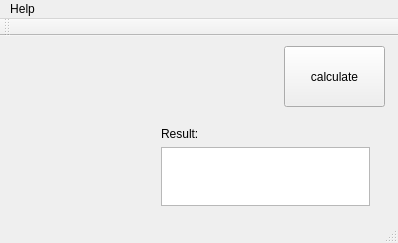
<?xml version="1.0" encoding="UTF-8"?>
<ui version="4.0">
 <class>QTCalculatorClass</class>
 <widget class="QMainWindow" name="QTCalculatorClass">
  <property name="geometry">
   <rect>
    <x>0</x>
    <y>0</y>
    <width>398</width>
    <height>243</height>
   </rect>
  </property>
  <property name="windowTitle">
   <string>Option Pricer</string>
  </property>
  <property name="windowIcon">
   <iconset>
    <normaloff>icon.png</normaloff>icon.png</iconset>
  </property>
  <widget class="QWidget" name="centralWidget">
   <widget class="QPushButton" name="calculate_button">
    <property name="geometry">
     <rect>
      <x>284</x>
      <y>10</y>
      <width>101</width>
      <height>61</height>
     </rect>
    </property>
    <property name="text">
     <string>calculate</string>
    </property>
   </widget>
   <widget class="QWidget" name="layoutWidget">
    <property name="geometry">
     <rect>
      <x>20</x>
      <y>40</y>
      <width>119</width>
      <height>22</height>
     </rect>
    </property>
    <layout class="QHBoxLayout" name="horizontalLayout_2">
     <item>
      <widget class="QLabel" name="label_2">
       <property name="text">
        <string>K:</string>
       </property>
      </widget>
     </item>
     <item>
      <spacer name="horizontalSpacer_2">
       <property name="orientation">
        <enum>Qt::Horizontal</enum>
       </property>
       <property name="sizeHint" stdset="0">
        <size>
         <width>40</width>
         <height>20</height>
        </size>
       </property>
      </spacer>
     </item>
     <item>
      <widget class="QDoubleSpinBox" name="doubleSpinBox_K">
       <property name="maximum">
        <double>1000.000000000000000</double>
       </property>
       <property name="value">
        <double>40.000000000000000</double>
       </property>
      </widget>
     </item>
    </layout>
   </widget>
   <widget class="QWidget" name="layoutWidget_2">
    <property name="geometry">
     <rect>
      <x>20</x>
      <y>70</y>
      <width>119</width>
      <height>22</height>
     </rect>
    </property>
    <layout class="QHBoxLayout" name="horizontalLayout_3">
     <item>
      <widget class="QLabel" name="label_3">
       <property name="text">
        <string>T:</string>
       </property>
      </widget>
     </item>
     <item>
      <spacer name="horizontalSpacer_3">
       <property name="orientation">
        <enum>Qt::Horizontal</enum>
       </property>
       <property name="sizeHint" stdset="0">
        <size>
         <width>40</width>
         <height>20</height>
        </size>
       </property>
      </spacer>
     </item>
     <item>
      <widget class="QDoubleSpinBox" name="doubleSpinBox_T">
       <property name="maximum">
        <double>1000.000000000000000</double>
       </property>
       <property name="value">
        <double>0.750000000000000</double>
       </property>
      </widget>
     </item>
    </layout>
   </widget>
   <widget class="QWidget" name="layoutWidget_3">
    <property name="geometry">
     <rect>
      <x>20</x>
      <y>100</y>
      <width>119</width>
      <height>22</height>
     </rect>
    </property>
    <layout class="QHBoxLayout" name="horizontalLayout_4">
     <item>
      <widget class="QLabel" name="label_4">
       <property name="text">
        <string>sigma:</string>
       </property>
      </widget>
     </item>
     <item>
      <spacer name="horizontalSpacer_4">
       <property name="orientation">
        <enum>Qt::Horizontal</enum>
       </property>
       <property name="sizeHint" stdset="0">
        <size>
         <width>40</width>
         <height>20</height>
        </size>
       </property>
      </spacer>
     </item>
     <item>
      <widget class="QDoubleSpinBox" name="doubleSpinBox_sigma">
       <property name="maximum">
        <double>1000.000000000000000</double>
       </property>
       <property name="value">
        <double>0.350000000000000</double>
       </property>
      </widget>
     </item>
    </layout>
   </widget>
   <widget class="QWidget" name="layoutWidget_4">
    <property name="geometry">
     <rect>
      <x>20</x>
      <y>130</y>
      <width>119</width>
      <height>22</height>
     </rect>
    </property>
    <layout class="QHBoxLayout" name="horizontalLayout_5">
     <item>
      <widget class="QLabel" name="label_5">
       <property name="text">
        <string>q:</string>
       </property>
      </widget>
     </item>
     <item>
      <spacer name="horizontalSpacer_5">
       <property name="orientation">
        <enum>Qt::Horizontal</enum>
       </property>
       <property name="sizeHint" stdset="0">
        <size>
         <width>40</width>
         <height>20</height>
        </size>
       </property>
      </spacer>
     </item>
     <item>
      <widget class="QDoubleSpinBox" name="doubleSpinBox_q">
       <property name="maximum">
        <double>1000.000000000000000</double>
       </property>
       <property name="singleStep">
        <double>0.010000000000000</double>
       </property>
       <property name="value">
        <double>0.020000000000000</double>
       </property>
      </widget>
     </item>
    </layout>
   </widget>
   <widget class="QWidget" name="layoutWidget_5">
    <property name="geometry">
     <rect>
      <x>20</x>
      <y>160</y>
      <width>119</width>
      <height>22</height>
     </rect>
    </property>
    <layout class="QHBoxLayout" name="horizontalLayout_6">
     <item>
      <widget class="QLabel" name="label_6">
       <property name="text">
        <string>r:</string>
       </property>
      </widget>
     </item>
     <item>
      <spacer name="horizontalSpacer_6">
       <property name="orientation">
        <enum>Qt::Horizontal</enum>
       </property>
       <property name="sizeHint" stdset="0">
        <size>
         <width>40</width>
         <height>20</height>
        </size>
       </property>
      </spacer>
     </item>
     <item>
      <widget class="QDoubleSpinBox" name="doubleSpinBox_r">
       <property name="maximum">
        <double>1000.000000000000000</double>
       </property>
       <property name="singleStep">
        <double>0.010000000000000</double>
       </property>
       <property name="value">
        <double>0.040000000000000</double>
       </property>
      </widget>
     </item>
    </layout>
   </widget>
   <widget class="QWidget" name="">
    <property name="geometry">
     <rect>
      <x>150</x>
      <y>10</y>
      <width>121</width>
      <height>22</height>
     </rect>
    </property>
    <layout class="QHBoxLayout" name="horizontalLayout_7">
     <item>
      <widget class="QLabel" name="label_7">
       <property name="text">
        <string>steps:</string>
       </property>
      </widget>
     </item>
     <item>
      <spacer name="horizontalSpacer_7">
       <property name="orientation">
        <enum>Qt::Horizontal</enum>
       </property>
       <property name="sizeHint" stdset="0">
        <size>
         <width>40</width>
         <height>20</height>
        </size>
       </property>
      </spacer>
     </item>
     <item>
      <widget class="QSpinBox" name="spinBox_steps">
       <property name="maximum">
        <number>10000</number>
       </property>
       <property name="value">
        <number>100</number>
       </property>
      </widget>
     </item>
    </layout>
   </widget>
   <widget class="QWidget" name="">
    <property name="geometry">
     <rect>
      <x>20</x>
      <y>10</y>
      <width>119</width>
      <height>22</height>
     </rect>
    </property>
    <layout class="QHBoxLayout" name="horizontalLayout">
     <item>
      <widget class="QLabel" name="label">
       <property name="text">
        <string>S0:</string>
       </property>
      </widget>
     </item>
     <item>
      <spacer name="horizontalSpacer">
       <property name="orientation">
        <enum>Qt::Horizontal</enum>
       </property>
       <property name="sizeHint" stdset="0">
        <size>
         <width>40</width>
         <height>20</height>
        </size>
       </property>
      </spacer>
     </item>
     <item>
      <widget class="QDoubleSpinBox" name="doubleSpinBox_S0">
       <property name="maximum">
        <double>1000.000000000000000</double>
       </property>
       <property name="value">
        <double>41.000000000000000</double>
       </property>
      </widget>
     </item>
    </layout>
   </widget>
   <widget class="QWidget" name="">
    <property name="geometry">
     <rect>
      <x>150</x>
      <y>80</y>
      <width>231</width>
      <height>101</height>
     </rect>
    </property>
    <layout class="QVBoxLayout" name="verticalLayout">
     <item>
      <widget class="QLabel" name="label_8">
       <property name="text">
        <string>Result:</string>
       </property>
      </widget>
     </item>
     <item>
      <widget class="QTextBrowser" name="textBrowser_display">
       <property name="html">
        <string>&lt;!DOCTYPE HTML PUBLIC &quot;-//W3C//DTD HTML 4.0//EN&quot; &quot;http://www.w3.org/TR/REC-html40/strict.dtd&quot;&gt;
&lt;html&gt;&lt;head&gt;&lt;meta name=&quot;qrichtext&quot; content=&quot;1&quot; /&gt;&lt;style type=&quot;text/css&quot;&gt;
p, li { white-space: pre-wrap; }
&lt;/style&gt;&lt;/head&gt;&lt;body style=&quot; font-family:'MS Shell Dlg 2'; font-size:8.25pt; font-weight:400; font-style:normal;&quot;&gt;
&lt;p style=&quot; margin-top:0px; margin-bottom:0px; margin-left:0px; margin-right:0px; -qt-block-indent:0; text-indent:0px;&quot;&gt;&lt;span style=&quot; font-size:10.5pt;&quot;&gt;    &lt;/span&gt;&lt;/p&gt;
&lt;p style=&quot;-qt-paragraph-type:empty; margin-top:0px; margin-bottom:0px; margin-left:0px; margin-right:0px; -qt-block-indent:0; text-indent:0px; font-size:10.5pt;&quot;&gt;&lt;br /&gt;&lt;/p&gt;&lt;/body&gt;&lt;/html&gt;</string>
       </property>
      </widget>
     </item>
    </layout>
   </widget>
   <widget class="QWidget" name="">
    <property name="geometry">
     <rect>
      <x>150</x>
      <y>40</y>
      <width>121</width>
      <height>22</height>
     </rect>
    </property>
    <layout class="QHBoxLayout" name="horizontalLayout_8">
     <item>
      <widget class="QComboBox" name="comboBox_derType">
       <property name="currentText">
        <string notr="true">European Put</string>
       </property>
       <item>
        <property name="text">
         <string>European Put</string>
        </property>
       </item>
       <item>
        <property name="text">
         <string>European Call</string>
        </property>
       </item>
       <item>
        <property name="text">
         <string>American Put</string>
        </property>
       </item>
       <item>
        <property name="text">
         <string>American Call</string>
        </property>
       </item>
      </widget>
     </item>
     <item>
      <spacer name="horizontalSpacer_9">
       <property name="orientation">
        <enum>Qt::Horizontal</enum>
       </property>
       <property name="sizeHint" stdset="0">
        <size>
         <width>40</width>
         <height>20</height>
        </size>
       </property>
      </spacer>
     </item>
    </layout>
   </widget>
  </widget>
  <widget class="QMenuBar" name="menuBar">
   <property name="geometry">
    <rect>
     <x>0</x>
     <y>0</y>
     <width>398</width>
     <height>21</height>
    </rect>
   </property>
   <widget class="QMenu" name="menuHelp">
    <property name="title">
     <string>Help</string>
    </property>
    <addaction name="actionAbout_Option_Calculator"/>
   </widget>
   <addaction name="menuHelp"/>
  </widget>
  <widget class="QToolBar" name="mainToolBar">
   <attribute name="toolBarArea">
    <enum>TopToolBarArea</enum>
   </attribute>
   <attribute name="toolBarBreak">
    <bool>false</bool>
   </attribute>
  </widget>
  <widget class="QStatusBar" name="statusBar"/>
  <action name="actionAbout_Option_Calculator">
   <property name="text">
    <string>About Option Calculator</string>
   </property>
  </action>
 </widget>
 <layoutdefault spacing="6" margin="11"/>
 <resources>
  <include location="calculator.qrc"/>
 </resources>
 <connections>
  <connection>
   <sender>calculate_button</sender>
   <signal>clicked()</signal>
   <receiver>QTCalculatorClass</receiver>
   <slot>calculate()</slot>
   <hints>
    <hint type="sourcelabel">
     <x>357</x>
     <y>59</y>
    </hint>
    <hint type="destinationlabel">
     <x>328</x>
     <y>162</y>
    </hint>
   </hints>
  </connection>
  <connection>
   <sender>actionAbout_Option_Calculator</sender>
   <signal>triggered()</signal>
   <receiver>QTCalculatorClass</receiver>
   <slot>showAbout()</slot>
   <hints>
    <hint type="sourcelabel">
     <x>-1</x>
     <y>-1</y>
    </hint>
    <hint type="destinationlabel">
     <x>299</x>
     <y>199</y>
    </hint>
   </hints>
  </connection>
 </connections>
 <slots>
  <slot>calculate()</slot>
  <slot>showAbout()</slot>
 </slots>
</ui>
